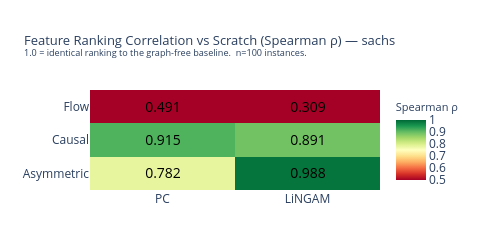

The code cell stored with this chart in its notebook:
### Markdown cell above
## 11. Ranking Robustness — Spearman ρ / Top-K Jaccard / True-Parent Precision@K

### Code cell
from scipy.stats import spearmanr

DISC_GRAPHS = ['PC', 'LiNGAM']
K_VALUES    = [3, 5, 10]   # only 10 features total

# ── True Y-parent set from Sachs biology (saved in metadata) ──────────────────
with open(SYNTHETIC_DIR / f'{DATASET}_metadata.json') as _f:
    _meta = json.load(_f)
y_parent_set = set(_meta['y_parent_indices'])
print(f"True Y-parents: {len(y_parent_set)} / {n_features} proteins")
print(f"Parent names: {_meta['y_parent_names']}")
print(f"Random baseline precision: {len(y_parent_set)/n_features:.3f}")
random_baseline = len(y_parent_set) / n_features

scratch_ma = mean_abs_shap(shap_data, 'Scratch')

# ── A: Spearman ρ vs Scratch ──────────────────────────────────────────────────
spearman_data = {}
for meth in BASE_METHODS:
    for g in DISC_GRAPHS:
        k = f'{meth} ({g})'
        if k not in shap_data:
            continue
        rho, _ = spearmanr(mean_abs_shap(shap_data, k), scratch_ma)
        spearman_data[(meth, g)] = float(rho)

spearman_matrix = np.full((len(BASE_METHODS), len(DISC_GRAPHS)), np.nan)
for mi, meth in enumerate(BASE_METHODS):
    for gi, g in enumerate(DISC_GRAPHS):
        if (meth, g) in spearman_data:
            spearman_matrix[mi, gi] = spearman_data[(meth, g)]

fig_spearman = go.Figure(go.Heatmap(
    z            = spearman_matrix,
    x            = DISC_GRAPHS,
    y            = BASE_METHODS,
    colorscale   = 'RdYlGn',
    zmin=0.5, zmax=1.0,
    text         = [[f'{v:.3f}' if not np.isnan(v) else '' for v in row] for row in spearman_matrix],
    texttemplate = '%{text}',
    textfont     = dict(size=14, color='black'),
    colorbar     = dict(title=dict(text='Spearman ρ', font=dict(size=11)),
                        tickvals=[0.5, 0.6, 0.7, 0.8, 0.9, 1.0]),
    hovertemplate='<b>%{y} (%{x})</b> vs Scratch<br>ρ = %{z:.3f}<extra></extra>',
))
fig_spearman.update_layout(
    title=dict(
        text=(
            f'Feature Ranking Correlation vs Scratch (Spearman ρ) — {DATASET}<br>'
            f'<sup>1.0 = identical ranking to the graph-free baseline.  n={n_shap} instances.</sup>'
        ),
        font=dict(size=13),
    ),
    height=250, width=480,
    margin=dict(l=90, r=60, t=90, b=60),
)
fig_spearman.show()

# ── B: Top-K Jaccard vs Scratch ────────────────────────────────────────────────
jaccard_rows = []
for meth in BASE_METHODS:
    for g in DISC_GRAPHS:
        k = f'{meth} ({g})'
        if k not in shap_data:
            continue
        for kv in K_VALUES:
            j = top_k_jaccard(mean_abs_shap(shap_data, k), scratch_ma, kv)
            jaccard_rows.append(dict(Method=meth, Graph=g, K=f'Top-{kv}', Jaccard=j))

df_jacc = pd.DataFrame(jaccard_rows)
fig_jacc = px.bar(
    df_jacc,
    x='Graph', y='Jaccard', color='Method', facet_col='K',
    barmode='group',
    color_discrete_map={
        'Asymmetric': METHOD_COLORS['Asymmetric'],
        'Causal':     METHOD_COLORS['Causal'],
        'Flow':       METHOD_COLORS['ShapleyFlow'],
    },
    range_y=[0, 1.05],
    title=(
        f'Top-K Feature Set Overlap vs Scratch (Jaccard) — {DATASET}<br>'
        f'<sup>1.0 = method selects exactly the same features as the graph-free baseline.</sup>'
    ),
    labels={'Jaccard': 'Jaccard vs Scratch', 'Graph': 'Discovered Graph'},
    height=380, width=900,
)
fig_jacc.update_layout(legend_title_text='Method', margin=dict(t=90, b=60))
fig_jacc.show()

# ── C: True-parent Precision@K ────────────────────────────────────────────────
parent_rows = []
for meth_key, meth_label in [('Scratch', 'Scratch')] + \
                              [(f'{m} ({g})', f'{m} ({g})') for m in BASE_METHODS for g in DISC_GRAPHS]:
    if meth_key not in shap_data:
        continue
    ma = mean_abs_shap(shap_data, meth_key)
    for kv in K_VALUES:
        top_k_idx = set(np.argsort(ma)[-kv:])
        prec = len(top_k_idx & y_parent_set) / kv
        parent_rows.append(dict(Method=meth_label, K=f'Top-{kv}', Precision=prec))

df_parent = pd.DataFrame(parent_rows)
fig_parent = px.bar(
    df_parent,
    x='Method', y='Precision', color='Method',
    facet_col='K',
    barmode='group',
    range_y=[0, 1.05],
    title=(
        f'True Y-Parent Precision@K — {DATASET}<br>'
        f'<sup>Of the top-K proteins by mean|φ|, what fraction are true causal parents of Y (akt)?  '
        f'({len(y_parent_set)} true parents / {n_features} features).  '
        f'Red dashed = random baseline ({random_baseline:.2f}).</sup>'
    ),
    labels={'Precision': 'Precision@K (true Y-parents)', 'Method': ''},
    height=440, width=1150,
)
fig_parent.add_hline(
    y=random_baseline,
    line=dict(color='#d62728', width=1.5, dash='dash'),
    annotation_text=f'random ({random_baseline:.2f})',
    annotation_position='top right',
    annotation_font_size=10,
)
fig_parent.update_layout(showlegend=False, xaxis_tickangle=-30, margin=dict(t=90, b=100))
fig_parent.update_xaxes(tickfont=dict(size=9))
fig_parent.show()

# Stub for TGA (not computed — no True-graph SHAP values available for real data)
tga_data = {}

### Figure 1 — Plotly figure (JSON) as saved in the notebook; plotly's stock layout.template omitted (floating-point values rounded to 4 significant figures)
{"data": [{"colorbar": {"tickvals": [0.5, 0.6, 0.7, 0.8, 0.9, 1], "title": {"font": {"size": 11}, "text": "Spearman ρ"}}, "colorscale": [[0, "rgb(165,0,38)"], [0.1, "rgb(215,48,39)"], [0.2, "rgb(244,109,67)"], [0.3, "rgb(253,174,97)"], [0.4, "rgb(254,224,139)"], [0.5, "rgb(255,255,191)"], [0.6, "rgb(217,239,139)"], [0.7, "rgb(166,217,106)"], [0.8, "rgb(102,189,99)"], [0.9, "rgb(26,152,80)"], [1, "rgb(0,104,55)"]], "hovertemplate": "<b>%{y} (%{x})</b> vs Scratch<br>ρ = %{z:.3f}<extra></extra>", "text": [["0.782", "0.988"], ["0.915", "0.891"], ["0.491", "0.309"]], "textfont": {"color": "black", "size": 14}, "texttemplate": "%{text}", "type": "heatmap", "x": ["PC", "LiNGAM"], "y": ["Asymmetric", "Causal", "Flow"], "z": [[0.7818, 0.9879], [0.9152, 0.8909], [0.4909, 0.3091]], "zmax": 1, "zmin": 0.5}], "layout": {"height": 250, "margin": {"b": 60, "l": 90, "r": 60, "t": 90}, "title": {"font": {"size": 13}, "text": "Feature Ranking Correlation vs Scratch (Spearman ρ) — sachs<br><sup>1.0 = identical ranking to the graph-free baseline.  n=100 instances.</sup>"}, "width": 480}}
